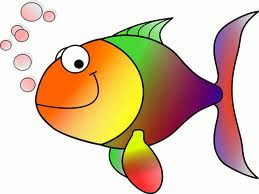
#> input picture data/HappyFish.jpg, 259 x 194 px, found by its file name
$ jupyter execute 07_Arithmetic_Bitwise_OpenCV.ipynb
#> lines starting #> are read from the running program, lines starting #| are printed output that depends on the picture
[cell 1]
import numpy as np
import matplotlib.pyplot as plt
import cv2

[cell 2]
# defining the imshow function
def imshow(title = 'Image',image = None,size = 10):
    w,h = image.shape[1],image.shape[0]
    aspect_ratio = w/h
    plt.figure(figsize=(size*aspect_ratio,size))
    plt.imshow(cv2.cvtColor(image,cv2.COLOR_BGR2RGB))
    plt.title(title)
    plt.show()

[cell 3]
# Arithmetic ops on images - These are simple ops which allows us to directly add / sub to the color intensities of the image
# calculates the per element sum of the two images

img = cv2.imread('C:\\Users\\abhin\\OneDrive\\Documents\\GitHub\\Computer-Vision\\data\\HappyFish.jpg')
#> img is the input picture: shape (194, 259, 3); mean B, G, R 170.8, 196.4, 219.3
imshow('Original Image',img)

[cell 4]
# create a matrix of ones then multiply it by a scalar of 100
# this gives us a matrix with same dimensions as the image but with all values as 100

M = np.ones(img.shape,dtype = 'uint8')*100
print(M)
#> (printed output is left out)

[cell 5]
# converting into gray scale
gray = cv2.cvtColor(img,cv2.COLOR_BGR2GRAY)
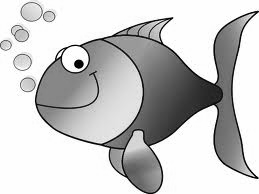
#> gray: shape (194, 259); min 0, max 255, mean 200.4
imshow('Gray Image',gray)

M = np.ones(gray.shape,dtype = 'uint8')*100

[cell 6]
# iincreasing brightness

added = cv2.add(gray,M)
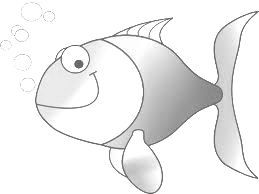
#> added: shape (194, 259); min 100, max 255, mean 238.8
imshow('Added Image',added)

[cell 7]
added2 = gray + M
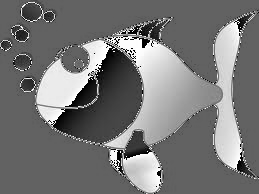
#> added2: shape (194, 259); min 0, max 255, mean 118.5
imshow('Added Image 2',added2)

[cell 8]
# Decreasing brightness

subtracted = cv2.subtract(gray,M)
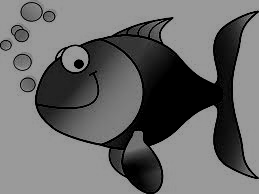
#> subtracted: shape (194, 259); min 0, max 155, mean 105.6
imshow('Subtracted Image',subtracted)

subtracted2 = gray - M
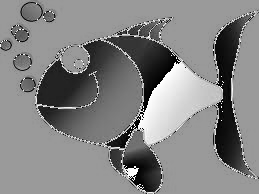
#> subtracted2: shape (194, 259); min 0, max 255, mean 130.6
imshow('Subtracted Image 2',subtracted2)
